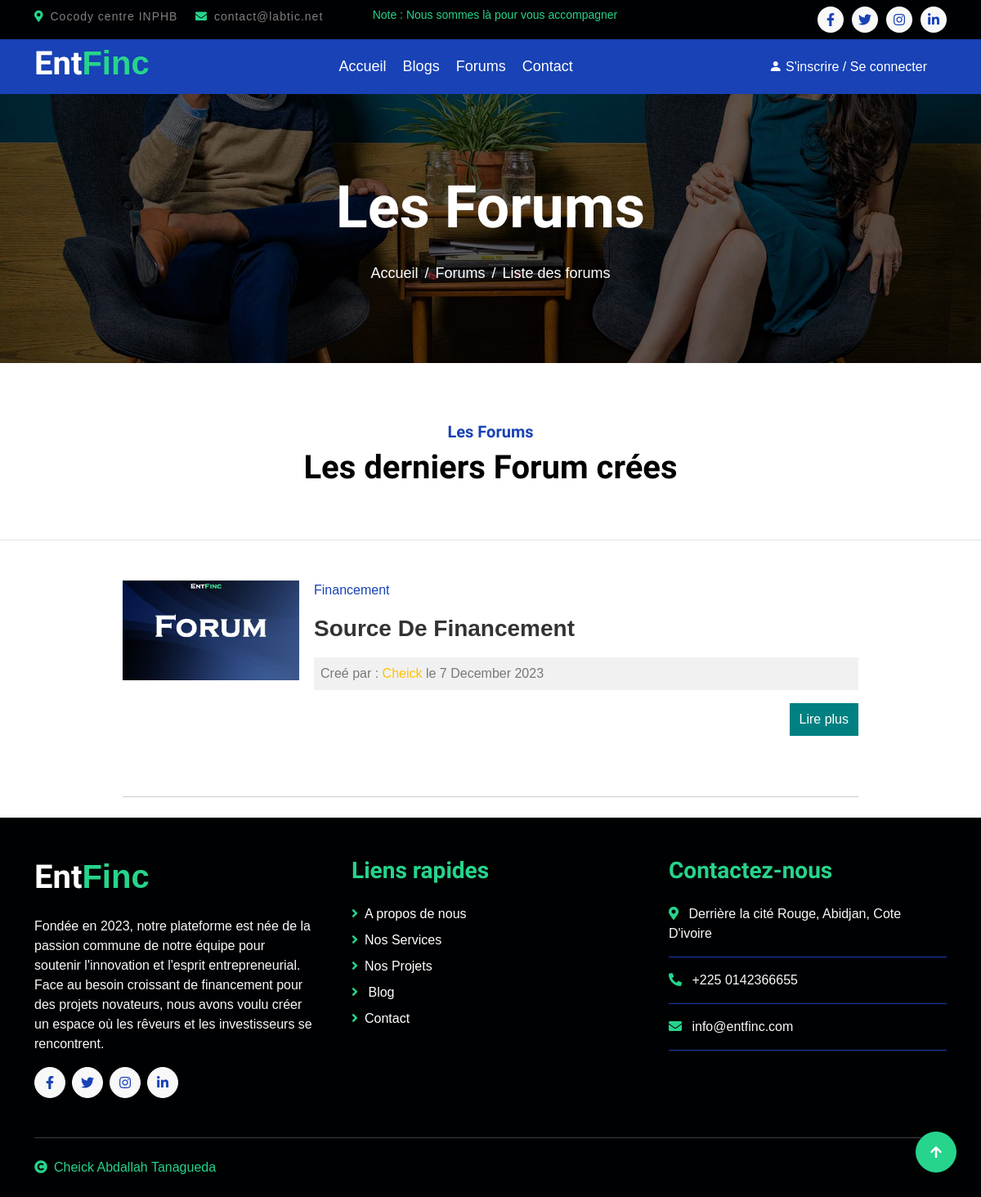
/forum.php, run on the app's committed database.
### tables this page shows
CREATE TABLE IF NOT EXISTS `topics` (
  `topic_id` int NOT NULL AUTO_INCREMENT,
  `topic_subject` varchar(255) NOT NULL,
  `topic_date` datetime NOT NULL,
  `topic_cat` int NOT NULL,
  `topic_by` int NOT NULL,
  PRIMARY KEY (`topic_id`),
  KEY `topic_cat` (`topic_cat`),
  KEY `topic_by` (`topic_by`)
);

CREATE TABLE IF NOT EXISTS `categories` (
  `cat_id` int NOT NULL AUTO_INCREMENT,
  `cat_name` varchar(255) NOT NULL,
  `cat_description` varchar(255) NOT NULL,
  PRIMARY KEY (`cat_id`),
  UNIQUE KEY `cat_name_unique` (`cat_name`)
);

CREATE TABLE IF NOT EXISTS `users` (
  `idUsers` int NOT NULL AUTO_INCREMENT,
  `userLevel` int NOT NULL DEFAULT '0',
  `f_name` varchar(50) NOT NULL,
  `l_name` varchar(50) NOT NULL,
  `uidUsers` tinytext NOT NULL,
  `emailUsers` tinytext NOT NULL,
  `pwdUsers` longtext NOT NULL,
  `gender` char(1) NOT NULL,
  `headline` varchar(500) DEFAULT NULL,
  `bio` varchar(4000) DEFAULT NULL,
  `userImg` varchar(500) DEFAULT 'default.png',
  PRIMARY KEY (`idUsers`)
);

### forum.php (the view, shortened to what this page needs)
<?php include 'navbar.php'; ?>
<link rel="stylesheet" href="css/style.forum.css">
<div class="container-fluid page-header py-5">
    <div class="container text-center py-5">
        <h1 class="display-2 text-white mb-4 animated slideInDown">Les Forums</h1>
        <nav aria-label="breadcrumb animated slideInDown">
            <ol class="breadcrumb justify-content-center mb-0">
                <li class="breadcrumb-item"><a href="index.php">Accueil</a></li>
                <li class="breadcrumb-item"><a href="#">Forums</a></li>
                <li class="breadcrumb-item" aria-current="page">Liste des forums</li>
            </ol>
        </nav>
    </div>
</div>
<br><br><br>
<h5 class="border-bottom border-gray pb-2 mb-0">
    <?php if (isset($_GET['cat'])) {
        echo '<a href="forum.php">Forums</a>
                        / <a href="category.php">Categorie<a> / <span style="color: #709fea ">' .
            ucwords($category['cat_name']) .
            '</span>';
    } else {
        echo '        <div class="text-center mx-auto pb-5 wow fadeIn" data-wow-delay=".1s" style="max-width: 600px;">
        <h5 class="text-primary">Les Forums</h5>
        <h1>Les derniers Forum crées </h1>
    </div>';
    } ?>
</h5>
<?php
$sql = "select topic_id, topic_subject, topic_date, topic_cat, topic_by, userImg, idUsers, uidUsers, cat_name, (
                select sum(post_votes)
            from posts
            where post_topic = topic_id
            ) as upvotes
        from topics, users, categories
        where ";
$sql .= "topics.topic_by = users.idUsers
        and topics.topic_cat = categories.cat_id
        order by topic_date desc  ";
$stmt = mysqli_stmt_init($conn);
if (!mysqli_stmt_prepare($stmt, $sql)) {
    die('SQL error');
} else {
    mysqli_stmt_execute($stmt);
    $result = mysqli_stmt_get_result($stmt);
    while ($row = mysqli_fetch_assoc($result)) {
        echo '<div class="wrap">
                <div class="post">
                    <div class="feat-img"><img src="img/cover_forum.png" />
                    </div>
                    <article>
                        <header>
                            <ul class="cat">
                                <li><a href="#" class="text-primary">' .
            $row['cat_name'] .
            '</a></li>
                            </ul>
                            <h2><a href="posts.php?topic=' .
            $row['topic_id'] .
            '"><strong>' .
            ucwords($row['topic_subject']) .
            '</strong></a></h2>
                            <p class="author-cred ">Creé par :                    <span class="text-warning">' .
            ucwords($row['uidUsers']) .
            '</span> le                   ' .
            date('j F Y', strtotime($row['topic_date'])) .
            ' </p>
                        </header>
                        <footer>
                            <a href="posts.php?topic=' .
            $row['topic_id'] .
            '" class="more-link">Lire plus</a>
                            ';
        echo '</span>
                                    </div>';
        echo '</footer>
                    </article>
                </div>
            </div>';
    }
}
?>
<?php include 'footer.php'; ?>

### css/style.blog.page.css (style rules this page uses)
article { padding-bottom: 50px; }

### th/style.css (style rules this page uses)
* { margin: 0; padding: 0; outline: none; box-sizing: border-box; font-family: 'Raleway', sans-serif; }
body { background: #191919 }
.wrap { position: relative; margin-bottom: 40px; margin: auto; }

### css/style.forum.detail.css (style rules this page uses)
.font-gray-7, body { color: #939393; }
body { line-height: 1.7; font-weight: 400; font-size: 1rem; }
a { -webkit-transition: .3s all ease; -o-transition: .3s all ease; transition: .3s all ease; }
h1, h2, h3, h4, h5, .h1, .h2, .h3, .h4, .h5 { font-family: "Anton", sans-serif; }

### profil/style.css (style rules this page uses)
img { display: block; }
.container { max-width: 20.5rem; margin: 0 auto; padding: 0 2rem; }

### css/style.css (style rules this page uses)
.page-header { background: linear-gradient(rgba(0, 0, 0, .6), rgba(0, 0, 0, .6)), url(../img/carousel-1.jpg) center center no-repeat; background-size: cover; }
.page-header .breadcrumb-item+.breadcrumb-item::before { color: var(--bs-white); }
.page-header .breadcrumb-item, .page-header .breadcrumb-item a { font-size: 18px; color: var(--bs-white); }

### css/style.forum.css (style rules this page uses)
.wrap { width: 75%; margin: 25px auto; }
.post { width: 100%; box-sizing: border-box; overflow: auto; border-bottom: 1px solid #ccc; padding: 1.5em 0; }
.post a { color: teal; text-decoration: none; }
.post .feat-img { width: 24%; float: left; margin-right: 2%; }
.post .feat-img img { max-width: 100%; height: auto; }
.post article { width: 74%; float: left; }
.post article header p.author-cred { background: #f1f1f1; padding: 0.5em; }
.post article header ul.cat { list-style: none; margin: 0; padding: 0; }
.post article header ul.cat li { color: #ccc; display: inline-block; padding: 0px 5px 0px 0px; }
.post article header ul.cat li:last-child:after { padding-left: 5px; content: none; }
.post article header ul.cat li:after { padding-left: 5px; content: " / "; }
.post article header ul.cat li a { color: teal; text-decoration: none; }
.post h2 { font-size: 175%; line-height: 1.5em; margin: 0.5em 0; }
.post h2 a { color: #333; }
.post footer { width: 100%; overflow: auto; }
.more-link { text-align: center; background: teal; color: #fff !important; padding: 0.5em 0.75em; display: inline-block; float: right; }

### data on the page
topics: topic_cat.cat_name "Financement", topic_subject "Source De Financement", topic_by.uidUsers "Cheick", topic_date "7 December 2023"
